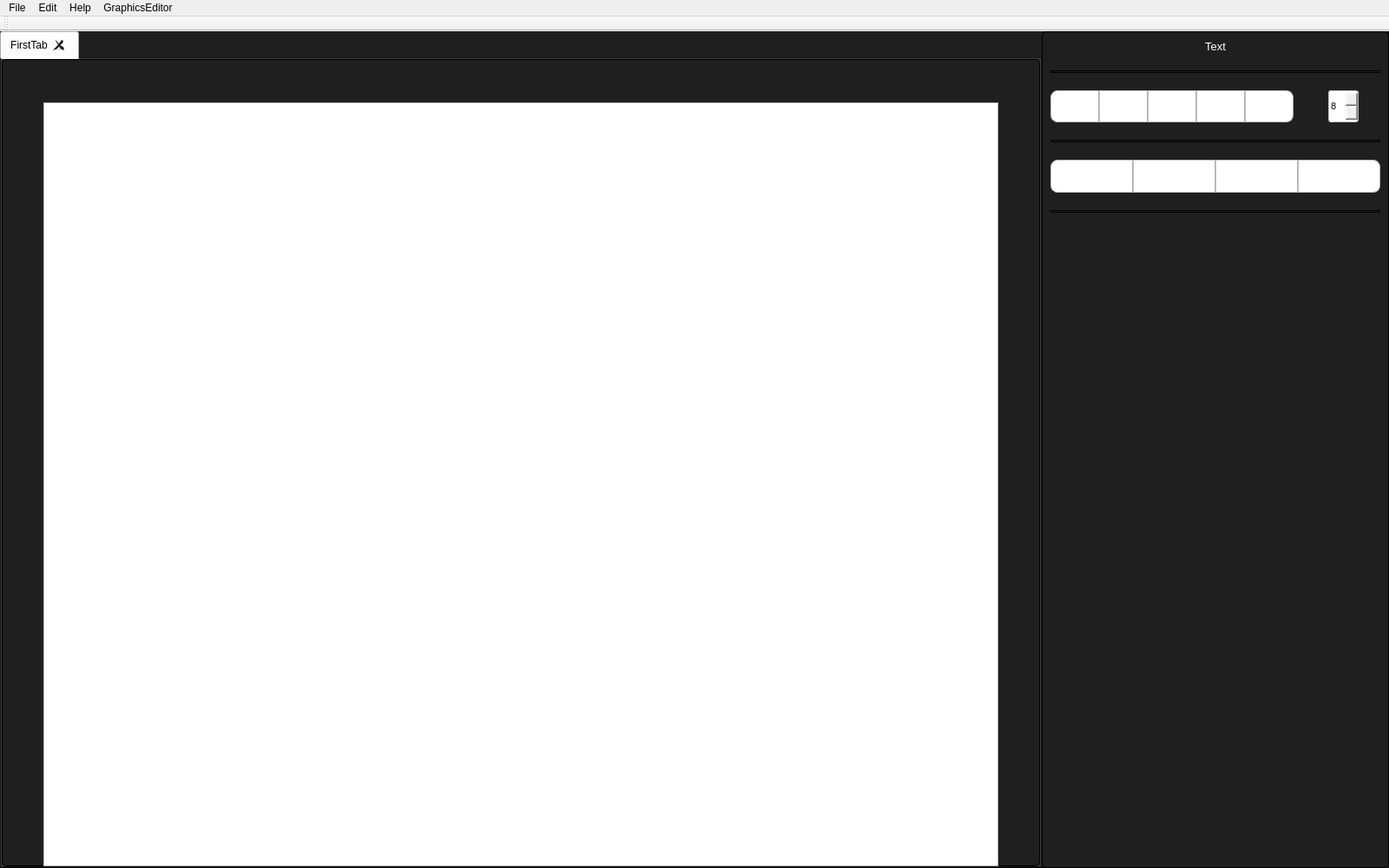
<?xml version="1.0" encoding="UTF-8"?>
<ui version="4.0">
 <class>text_editor</class>
 <widget class="QMainWindow" name="text_editor">
  <property name="geometry">
   <rect>
    <x>0</x>
    <y>0</y>
    <width>1600</width>
    <height>1000</height>
   </rect>
  </property>
  <property name="windowTitle">
   <string>MainWindow</string>
  </property>
  <property name="layoutDirection">
   <enum>Qt::LeftToRight</enum>
  </property>
  <property name="autoFillBackground">
   <bool>false</bool>
  </property>
  <property name="styleSheet">
   <string notr="true">.QMainWindow {padding-bottom: 10px;
    border-radius: 5px;
    background-color: #1f1f1f; /* Белый фон */
; color: white;    border-style: solid;
    border-color: black;
    border-width: 1px; /* Уменьшенная ширина границы */
    box-shadow: 2px 2px 5px rgba(0, 0, 0, 0.3); /* Тень */
}

</string>
  </property>
  <widget class="QWidget" name="centralwidget">
   <layout class="QHBoxLayout" name="horizontalLayout_5">
    <property name="spacing">
     <number>0</number>
    </property>
    <property name="leftMargin">
     <number>0</number>
    </property>
    <property name="topMargin">
     <number>0</number>
    </property>
    <property name="rightMargin">
     <number>0</number>
    </property>
    <property name="bottomMargin">
     <number>0</number>
    </property>
    <item>
     <widget class="QTabWidget" name="tabWidget">
      <property name="autoFillBackground">
       <bool>false</bool>
      </property>
      <property name="styleSheet">
       <string notr="true">.QTabWidget {
     background-color: #1f1f1f; 
; color: white;    border-style: solid;
    border-color: black;
    border-width: 1px; /* Уменьшенная ширина границы */
    box-shadow: 2px 2px 5px rgba(0, 0, 0, 0.3); /* Тень */
}

 
QTabBar::close-button {
    image: url(:/res/res/free-icon-x-button-458595.png);
	padding:5px;
	margin:3px;
}

QTabBar::close-button:hover {
	border-style: solid;
	border-color:rgb(243, 243, 243);
	border-radius:3px;
	border-width: 1px;
}
</string>
      </property>
      <property name="tabShape">
       <enum>QTabWidget::Rounded</enum>
      </property>
      <property name="currentIndex">
       <number>0</number>
      </property>
      <property name="elideMode">
       <enum>Qt::ElideNone</enum>
      </property>
      <property name="tabsClosable">
       <bool>true</bool>
      </property>
      <property name="movable">
       <bool>false</bool>
      </property>
      <widget class="QWidget" name="FirstTab">
       <property name="styleSheet">
        <string notr="true">.QWidget {
    border-radius: 5px;
    background-color: #1f1f1f; 
; color: white;    border-style: solid;
    border-color: black;
    border-width: 1px; /* Уменьшенная ширина границы */
    box-shadow: 2px 2px 5px rgba(0, 0, 0, 0.3); /* Тень */
}

 
QTabBar::close-button {
    image: url(:/res/res/free-icon-x-button-458595.png);
	padding:5px;
	margin:3px;
}

QTabBar::close-button:hover {
	border-style: solid;
	border-color:rgb(243, 243, 243);
	border-radius:3px;
	border-width: 1px;
}
</string>
       </property>
       <attribute name="title">
        <string>FirstTab</string>
       </attribute>
       <layout class="QHBoxLayout" name="horizontalLayout">
        <property name="spacing">
         <number>0</number>
        </property>
        <property name="leftMargin">
         <number>0</number>
        </property>
        <property name="topMargin">
         <number>50</number>
        </property>
        <property name="rightMargin">
         <number>0</number>
        </property>
        <property name="bottomMargin">
         <number>0</number>
        </property>
        <item>
         <spacer name="horizontalSpacer_2">
          <property name="orientation">
           <enum>Qt::Horizontal</enum>
          </property>
          <property name="sizeHint" stdset="0">
           <size>
            <width>45</width>
            <height>20</height>
           </size>
          </property>
         </spacer>
        </item>
        <item>
         <widget class="QTextEdit" name="textEdit">
          <property name="sizePolicy">
           <sizepolicy hsizetype="Fixed" vsizetype="Expanding">
            <horstretch>0</horstretch>
            <verstretch>0</verstretch>
           </sizepolicy>
          </property>
          <property name="minimumSize">
           <size>
            <width>1100</width>
            <height>0</height>
           </size>
          </property>
         </widget>
        </item>
        <item>
         <spacer name="horizontalSpacer">
          <property name="orientation">
           <enum>Qt::Horizontal</enum>
          </property>
          <property name="sizeHint" stdset="0">
           <size>
            <width>45</width>
            <height>20</height>
           </size>
          </property>
         </spacer>
        </item>
       </layout>
      </widget>
     </widget>
    </item>
    <item>
     <widget class="QFrame" name="frame">
      <property name="sizePolicy">
       <sizepolicy hsizetype="Fixed" vsizetype="Preferred">
        <horstretch>0</horstretch>
        <verstretch>0</verstretch>
       </sizepolicy>
      </property>
      <property name="minimumSize">
       <size>
        <width>400</width>
        <height>0</height>
       </size>
      </property>
      <property name="sizeIncrement">
       <size>
        <width>0</width>
        <height>0</height>
       </size>
      </property>
      <property name="styleSheet">
       <string notr="true">.QFrame {
    border-radius: 5px;
    background-color: #1f1f1f; /* Белый фон */
; color: white;    border-style: solid;
    border-color: black;
    border-width: 1px; /* Уменьшенная ширина границы */
    box-shadow: 2px 2px 5px rgba(0, 0, 0, 0.3); /* Тень */
}

</string>
      </property>
      <property name="frameShape">
       <enum>QFrame::Panel</enum>
      </property>
      <property name="frameShadow">
       <enum>QFrame::Raised</enum>
      </property>
      <property name="lineWidth">
       <number>3</number>
      </property>
      <layout class="QVBoxLayout" name="verticalLayout" stretch="0,0,1,0,1,0,20">
       <property name="spacing">
        <number>20</number>
       </property>
       <item>
        <widget class="QLabel" name="label">
         <property name="enabled">
          <bool>false</bool>
         </property>
         <property name="font">
          <font>
           <pointsize>10</pointsize>
          </font>
         </property>
         <property name="styleSheet">
          <string notr="true">.QLabel {color: white}</string>
         </property>
         <property name="text">
          <string>Text</string>
         </property>
         <property name="alignment">
          <set>Qt::AlignCenter</set>
         </property>
        </widget>
       </item>
       <item>
        <widget class="Line" name="line">
         <property name="enabled">
          <bool>true</bool>
         </property>
         <property name="sizePolicy">
          <sizepolicy hsizetype="Minimum" vsizetype="Preferred">
           <horstretch>0</horstretch>
           <verstretch>0</verstretch>
          </sizepolicy>
         </property>
         <property name="styleSheet">
          <string notr="true">color: rgb(184, 184, 184)</string>
         </property>
         <property name="frameShadow">
          <enum>QFrame::Plain</enum>
         </property>
         <property name="lineWidth">
          <number>2</number>
         </property>
         <property name="orientation">
          <enum>Qt::Horizontal</enum>
         </property>
        </widget>
       </item>
       <item>
        <layout class="QHBoxLayout" name="horizontalLayout_2" stretch="1,1,1,1,1,0,0">
         <property name="spacing">
          <number>0</number>
         </property>
         <property name="sizeConstraint">
          <enum>QLayout::SetDefaultConstraint</enum>
         </property>
         <item>
          <widget class="QPushButton" name="BoldButton">
           <property name="sizePolicy">
            <sizepolicy hsizetype="Minimum" vsizetype="Preferred">
             <horstretch>0</horstretch>
             <verstretch>0</verstretch>
            </sizepolicy>
           </property>
           <property name="styleSheet">
            <string notr="true">.QPushButton {
  border-top-left-radius: 8px;
  border-bottom-left-radius: 8px;
  background-color: rgb(255, 255, 255);
  border-style: solid;
  border-color: rgb(184, 184, 184);
  border-width: 1px;
  transition: background-color 0.3s ease;
}

.QPushButton:hover {
  background-color: rgb(241, 241, 241);
}

.QPushButton:checked {
  background-color: rgb(255, 196, 0);
}
</string>
           </property>
           <property name="text">
            <string/>
           </property>
           <property name="icon">
            <iconset resource="../resourse.qrc">
             <normaloff>:/res/res/free-icon-bold-text-88393.png</normaloff>
             <normalon>:/res/res/free-icon-bold-text-88393w.png</normalon>:/res/res/free-icon-bold-text-88393.png</iconset>
           </property>
           <property name="iconSize">
            <size>
             <width>16</width>
             <height>16</height>
            </size>
           </property>
           <property name="checkable">
            <bool>true</bool>
           </property>
           <property name="autoRepeat">
            <bool>false</bool>
           </property>
           <property name="autoExclusive">
            <bool>false</bool>
           </property>
          </widget>
         </item>
         <item>
          <widget class="QPushButton" name="ItalicButton">
           <property name="sizePolicy">
            <sizepolicy hsizetype="Minimum" vsizetype="Preferred">
             <horstretch>0</horstretch>
             <verstretch>0</verstretch>
            </sizepolicy>
           </property>
           <property name="styleSheet">
            <string notr="true">.QPushButton {
  background-color: rgb(255, 255, 255);
  border-style: solid;
  border-color: rgb(184, 184, 184);
  border-width: 1px;
  transition: background-color 0.3s ease;
}

.QPushButton:hover {
  background-color: rgb(241, 241, 241);
}

.QPushButton:checked {
  background-color: rgb(255, 196, 0);
}
</string>
           </property>
           <property name="text">
            <string/>
           </property>
           <property name="icon">
            <iconset resource="../resourse.qrc">
             <normaloff>:/res/res/free-icon-italic-1827997.png</normaloff>
             <normalon>:/res/res/free-icon-italic-1827997w.png</normalon>:/res/res/free-icon-italic-1827997.png</iconset>
           </property>
           <property name="iconSize">
            <size>
             <width>16</width>
             <height>16</height>
            </size>
           </property>
           <property name="checkable">
            <bool>true</bool>
           </property>
           <property name="autoRepeat">
            <bool>false</bool>
           </property>
           <property name="autoExclusive">
            <bool>false</bool>
           </property>
          </widget>
         </item>
         <item>
          <widget class="QPushButton" name="UnderlinedButton">
           <property name="sizePolicy">
            <sizepolicy hsizetype="Minimum" vsizetype="Preferred">
             <horstretch>0</horstretch>
             <verstretch>0</verstretch>
            </sizepolicy>
           </property>
           <property name="styleSheet">
            <string notr="true">.QPushButton {
  background-color: rgb(255, 255, 255);
  border-style: solid;
  border-color: rgb(184, 184, 184);
  border-width: 1px;
  transition: background-color 0.3s ease;
}

.QPushButton:hover {
  background-color: rgb(241, 241, 241);
}

.QPushButton:checked {
  background-color: rgb(255, 196, 0);
}
</string>
           </property>
           <property name="text">
            <string/>
           </property>
           <property name="icon">
            <iconset resource="../resourse.qrc">
             <normaloff>:/res/res/free-icon-underline-1828092.png</normaloff>
             <normalon>:/res/res/free-icon-underline-1828092w.png</normalon>:/res/res/free-icon-underline-1828092.png</iconset>
           </property>
           <property name="iconSize">
            <size>
             <width>16</width>
             <height>16</height>
            </size>
           </property>
           <property name="checkable">
            <bool>true</bool>
           </property>
           <property name="autoRepeat">
            <bool>false</bool>
           </property>
           <property name="autoExclusive">
            <bool>false</bool>
           </property>
          </widget>
         </item>
         <item>
          <widget class="QPushButton" name="StrikethroughButton">
           <property name="sizePolicy">
            <sizepolicy hsizetype="Minimum" vsizetype="Preferred">
             <horstretch>0</horstretch>
             <verstretch>0</verstretch>
            </sizepolicy>
           </property>
           <property name="styleSheet">
            <string notr="true">.QPushButton {
  background-color: rgb(255, 255, 255);
  border-style: solid;
  border-color: rgb(184, 184, 184);
  border-width: 1px;
  transition: background-color 0.3s ease;
}

.QPushButton:hover {
  background-color: rgb(241, 241, 241);
}

.QPushButton:checked {
  background-color: rgb(255, 196, 0);
}
</string>
           </property>
           <property name="inputMethodHints">
            <set>Qt::ImhUrlCharactersOnly</set>
           </property>
           <property name="text">
            <string/>
           </property>
           <property name="icon">
            <iconset resource="../resourse.qrc">
             <normaloff>:/res/res/free-icon-strikethrough-1828076.png</normaloff>
             <normalon>:/res/res/free-icon-strikethrough-1828076w.png</normalon>:/res/res/free-icon-strikethrough-1828076.png</iconset>
           </property>
           <property name="iconSize">
            <size>
             <width>16</width>
             <height>16</height>
            </size>
           </property>
           <property name="checkable">
            <bool>true</bool>
           </property>
           <property name="autoRepeat">
            <bool>false</bool>
           </property>
           <property name="autoExclusive">
            <bool>false</bool>
           </property>
          </widget>
         </item>
         <item>
          <widget class="QPushButton" name="paintButton">
           <property name="sizePolicy">
            <sizepolicy hsizetype="Minimum" vsizetype="Preferred">
             <horstretch>0</horstretch>
             <verstretch>0</verstretch>
            </sizepolicy>
           </property>
           <property name="maximumSize">
            <size>
             <width>16777215</width>
             <height>16777215</height>
            </size>
           </property>
           <property name="styleSheet">
            <string notr="true">.QPushButton {
  border-top-right-radius: 8px;
  border-bottom-right-radius: 8px;
  background-color: rgb(255, 255, 255);
  border-style: solid;
  border-color: rgb(184, 184, 184);
  border-width: 1px;
  transition: background-color 0.3s ease;
}

.QPushButton:hover {
  background-color: rgb(241, 241, 241);
}

.QPushButton:checked {
  background-color: rgb(255, 196, 0);
}
</string>
           </property>
           <property name="text">
            <string/>
           </property>
           <property name="icon">
            <iconset resource="../resourse.qrc">
             <normaloff>:/res/res/brush.png</normaloff>:/res/res/brush.png</iconset>
           </property>
           <property name="iconSize">
            <size>
             <width>16</width>
             <height>16</height>
            </size>
           </property>
           <property name="checkable">
            <bool>false</bool>
           </property>
          </widget>
         </item>
         <item>
          <spacer name="horizontalSpacer_3">
           <property name="orientation">
            <enum>Qt::Horizontal</enum>
           </property>
           <property name="sizeType">
            <enum>QSizePolicy::Preferred</enum>
           </property>
           <property name="sizeHint" stdset="0">
            <size>
             <width>40</width>
             <height>20</height>
            </size>
           </property>
          </spacer>
         </item>
         <item>
          <widget class="QSpinBox" name="spinBox">
           <property name="sizePolicy">
            <sizepolicy hsizetype="Preferred" vsizetype="Preferred">
             <horstretch>0</horstretch>
             <verstretch>0</verstretch>
            </sizepolicy>
           </property>
           <property name="font">
            <font>
             <pointsize>8</pointsize>
            </font>
           </property>
           <property name="styleSheet">
            <string notr="true">QSpinBox {
    border-radius: 3px;
	border-style: solid;
	border-color: rgb(184, 184, 184);
	border-width: 1px;
    margin-right: 25px;

}

/* Стиль для кнопки вверх */
QSpinBox::up-button {
	image: url(:/res/res/down-arrow.png);
	border-top-left-radius: 3px;
	border-top-right-radius: 3px;
    background: white;
	border-style: solid;
	border-color: rgb(184, 184, 184);
	border-width: 1px;
    width: 20px;
	height: 17px;
	bottom: 1px;
	left: 25px;
}

/* Стиль для кнопки вниз */
QSpinBox::down-button {
	image: url(:/res/res/free-icon-down-arrow-2985150.png);
    border-bottom-left-radius: 3px;
	border-bottom-right-radius: 3px;
    background: White;
	border-style: solid;
	border-color: rgb(184, 184, 184);
	border-width: 1px;
    width: 20px;
	height: 17px;
	top: 1px;
	left: 25px;
}

QSpinBox::up-button:hover, QSpinBox::down-button:hover {
	background-color: rgb(241, 241, 241);
}</string>
           </property>
           <property name="wrapping">
            <bool>false</bool>
           </property>
           <property name="accelerated">
            <bool>false</bool>
           </property>
           <property name="showGroupSeparator" stdset="0">
            <bool>false</bool>
           </property>
           <property name="singleStep">
            <number>1</number>
           </property>
           <property name="stepType">
            <enum>QAbstractSpinBox::AdaptiveDecimalStepType</enum>
           </property>
           <property name="value">
            <number>8</number>
           </property>
          </widget>
         </item>
        </layout>
       </item>
       <item>
        <widget class="Line" name="line_2">
         <property name="enabled">
          <bool>true</bool>
         </property>
         <property name="sizePolicy">
          <sizepolicy hsizetype="Minimum" vsizetype="Preferred">
           <horstretch>0</horstretch>
           <verstretch>0</verstretch>
          </sizepolicy>
         </property>
         <property name="styleSheet">
          <string notr="true">color: rgb(184, 184, 184)</string>
         </property>
         <property name="frameShadow">
          <enum>QFrame::Plain</enum>
         </property>
         <property name="lineWidth">
          <number>2</number>
         </property>
         <property name="orientation">
          <enum>Qt::Horizontal</enum>
         </property>
        </widget>
       </item>
       <item>
        <layout class="QHBoxLayout" name="horizontalLayout_3">
         <property name="spacing">
          <number>0</number>
         </property>
         <property name="sizeConstraint">
          <enum>QLayout::SetDefaultConstraint</enum>
         </property>
         <item>
          <widget class="QPushButton" name="AlignLeftButton">
           <property name="sizePolicy">
            <sizepolicy hsizetype="Minimum" vsizetype="Preferred">
             <horstretch>0</horstretch>
             <verstretch>0</verstretch>
            </sizepolicy>
           </property>
           <property name="styleSheet">
            <string notr="true">.QPushButton {
  border-top-left-radius: 8px;
  border-bottom-left-radius: 8px;
  background-color: rgb(255, 255, 255);
  border-style: solid;
  border-color: rgb(184, 184, 184);
  border-width: 1px;
  transition: background-color 0.3s ease;
}

.QPushButton:hover {
  background-color: rgb(241, 241, 241);
}

.QPushButton:checked {
  background-color: rgb(255, 196, 0);
}
</string>
           </property>
           <property name="text">
            <string/>
           </property>
           <property name="icon">
            <iconset resource="../resourse.qrc">
             <normaloff>:/res/res/free-icon-left-alignment-4273517.png</normaloff>
             <normalon>:/res/res/free-icon-left-alignment-4273517w.png</normalon>:/res/res/free-icon-left-alignment-4273517.png</iconset>
           </property>
           <property name="iconSize">
            <size>
             <width>16</width>
             <height>16</height>
            </size>
           </property>
           <property name="checkable">
            <bool>true</bool>
           </property>
           <property name="autoExclusive">
            <bool>true</bool>
           </property>
          </widget>
         </item>
         <item>
          <widget class="QPushButton" name="AlignCenterButton">
           <property name="sizePolicy">
            <sizepolicy hsizetype="Minimum" vsizetype="Preferred">
             <horstretch>0</horstretch>
             <verstretch>0</verstretch>
            </sizepolicy>
           </property>
           <property name="styleSheet">
            <string notr="true">.QPushButton {
  background-color: rgb(255, 255, 255);
  border-style: solid;
  border-color: rgb(184, 184, 184);
  border-width: 1px;
  transition: background-color 0.3s ease;
}

.QPushButton:hover {
  background-color: rgb(241, 241, 241);
}

.QPushButton:checked {
  background-color: rgb(255, 196, 0);
}
</string>
           </property>
           <property name="text">
            <string/>
           </property>
           <property name="icon">
            <iconset resource="../resourse.qrc">
             <normaloff>:/res/res/free-icon-center-alignment-4273539.png</normaloff>
             <normalon>:/res/res/free-icon-center-alignment-4273539w.png</normalon>:/res/res/free-icon-center-alignment-4273539.png</iconset>
           </property>
           <property name="iconSize">
            <size>
             <width>16</width>
             <height>16</height>
            </size>
           </property>
           <property name="checkable">
            <bool>true</bool>
           </property>
           <property name="autoExclusive">
            <bool>true</bool>
           </property>
          </widget>
         </item>
         <item>
          <widget class="QPushButton" name="AlignRightButton">
           <property name="sizePolicy">
            <sizepolicy hsizetype="Minimum" vsizetype="Preferred">
             <horstretch>0</horstretch>
             <verstretch>0</verstretch>
            </sizepolicy>
           </property>
           <property name="styleSheet">
            <string notr="true">.QPushButton {
  background-color: rgb(255, 255, 255);
  border-style: solid;
  border-color: rgb(184, 184, 184);
  border-width: 1px;
  transition: background-color 0.3s ease;
}

.QPushButton:hover {
  background-color: rgb(241, 241, 241);
}

.QPushButton:checked {
  background-color: rgb(255, 196, 0);
}
</string>
           </property>
           <property name="text">
            <string/>
           </property>
           <property name="icon">
            <iconset resource="../resourse.qrc">
             <normaloff>:/res/res/free-icon-right-alignment-4273529.png</normaloff>
             <normalon>:/res/res/free-icon-right-alignment-4273529w.png</normalon>:/res/res/free-icon-right-alignment-4273529.png</iconset>
           </property>
           <property name="iconSize">
            <size>
             <width>16</width>
             <height>16</height>
            </size>
           </property>
           <property name="checkable">
            <bool>true</bool>
           </property>
           <property name="autoExclusive">
            <bool>true</bool>
           </property>
          </widget>
         </item>
         <item>
          <widget class="QPushButton" name="AlignJustifyButton">
           <property name="sizePolicy">
            <sizepolicy hsizetype="Minimum" vsizetype="Preferred">
             <horstretch>0</horstretch>
             <verstretch>0</verstretch>
            </sizepolicy>
           </property>
           <property name="styleSheet">
            <string notr="true">.QPushButton {
  border-top-right-radius: 8px;
  border-bottom-right-radius: 8px;
  background-color: rgb(255, 255, 255);
  border-style: solid;
  border-color: rgb(184, 184, 184);
  border-width: 1px;
  transition: background-color 0.3s ease;
}

.QPushButton:hover {
  background-color: rgb(241, 241, 241);
}

.QPushButton:checked {
  background-color: rgb(255, 196, 0);
}
</string>
           </property>
           <property name="text">
            <string/>
           </property>
           <property name="icon">
            <iconset resource="../resourse.qrc">
             <normaloff>:/res/res/free-icon-center-alignment-4273511.png</normaloff>
             <normalon>:/res/res/free-icon-center-alignment-4273511w.png</normalon>:/res/res/free-icon-center-alignment-4273511.png</iconset>
           </property>
           <property name="iconSize">
            <size>
             <width>16</width>
             <height>16</height>
            </size>
           </property>
           <property name="checkable">
            <bool>true</bool>
           </property>
           <property name="autoExclusive">
            <bool>true</bool>
           </property>
          </widget>
         </item>
        </layout>
       </item>
       <item>
        <widget class="Line" name="line_3">
         <property name="enabled">
          <bool>true</bool>
         </property>
         <property name="sizePolicy">
          <sizepolicy hsizetype="Minimum" vsizetype="Preferred">
           <horstretch>0</horstretch>
           <verstretch>0</verstretch>
          </sizepolicy>
         </property>
         <property name="styleSheet">
          <string notr="true">color: rgb(184, 184, 184)</string>
         </property>
         <property name="frameShadow">
          <enum>QFrame::Plain</enum>
         </property>
         <property name="lineWidth">
          <number>2</number>
         </property>
         <property name="orientation">
          <enum>Qt::Horizontal</enum>
         </property>
        </widget>
       </item>
       <item>
        <spacer name="verticalSpacer">
         <property name="orientation">
          <enum>Qt::Vertical</enum>
         </property>
         <property name="sizeType">
          <enum>QSizePolicy::Preferred</enum>
         </property>
         <property name="sizeHint" stdset="0">
          <size>
           <width>20</width>
           <height>40</height>
          </size>
         </property>
        </spacer>
       </item>
      </layout>
     </widget>
    </item>
   </layout>
  </widget>
  <widget class="QMenuBar" name="menubar">
   <property name="geometry">
    <rect>
     <x>0</x>
     <y>0</y>
     <width>1600</width>
     <height>20</height>
    </rect>
   </property>
   <widget class="QMenu" name="menuFile">
    <property name="title">
     <string>File</string>
    </property>
    <addaction name="FileOpen"/>
    <addaction name="actionOpen_in_NewWindow"/>
    <addaction name="FileSave"/>
    <addaction name="FileSaveAs"/>
    <addaction name="separator"/>
    <addaction name="ClearButton"/>
    <addaction name="UndoButton"/>
    <addaction name="separator"/>
    <addaction name="AddTable"/>
    <addaction name="LoadTable"/>
    <addaction name="AddRow"/>
    <addaction name="AddColumn"/>
    <addaction name="RemoveRow"/>
    <addaction name="RemoveColumn"/>
    <addaction name="RemoveSelectedTable"/>
    <addaction name="separator"/>
    <addaction name="FileExitMW"/>
    <addaction name="FileExitDesktop"/>
   </widget>
   <widget class="QMenu" name="menuEdit">
    <property name="title">
     <string>Edit</string>
    </property>
    <addaction name="EditCopy"/>
    <addaction name="EditPaste"/>
   </widget>
   <widget class="QMenu" name="menuHelp">
    <property name="title">
     <string>Help</string>
    </property>
    <addaction name="HelpAbout"/>
    <addaction name="HelpAboutQt"/>
   </widget>
   <widget class="QMenu" name="menuGraphicsEditor">
    <property name="title">
     <string>GraphicsEditor</string>
    </property>
    <addaction name="actionNew"/>
   </widget>
   <addaction name="menuFile"/>
   <addaction name="menuEdit"/>
   <addaction name="menuHelp"/>
   <addaction name="menuGraphicsEditor"/>
  </widget>
  <widget class="QToolBar" name="toolBar">
   <property name="windowTitle">
    <string>toolBar</string>
   </property>
   <attribute name="toolBarArea">
    <enum>TopToolBarArea</enum>
   </attribute>
   <attribute name="toolBarBreak">
    <bool>false</bool>
   </attribute>
  </widget>
  <action name="FileOpen">
   <property name="text">
    <string>Open</string>
   </property>
   <property name="shortcut">
    <string>Ctrl+O</string>
   </property>
  </action>
  <action name="FileSaveAs">
   <property name="text">
    <string>Save As...</string>
   </property>
  </action>
  <action name="EditCopy">
   <property name="text">
    <string>Copy</string>
   </property>
   <property name="shortcut">
    <string>Ctrl+C</string>
   </property>
  </action>
  <action name="EditPaste">
   <property name="text">
    <string>Paste</string>
   </property>
   <property name="shortcut">
    <string>Ctrl+V</string>
   </property>
  </action>
  <action name="HelpAbout">
   <property name="text">
    <string>About program...</string>
   </property>
  </action>
  <action name="HelpAboutQt">
   <property name="text">
    <string>About Qt...</string>
   </property>
  </action>
  <action name="FileExitMW">
   <property name="text">
    <string>Exit Main Window</string>
   </property>
   <property name="toolTip">
    <string>Exit Main Window</string>
   </property>
   <property name="shortcut">
    <string>Ctrl+Q</string>
   </property>
  </action>
  <action name="FileExitDesktop">
   <property name="text">
    <string>Exit Desktop</string>
   </property>
   <property name="toolTip">
    <string>Exit Desktop</string>
   </property>
   <property name="shortcut">
    <string>Esc</string>
   </property>
  </action>
  <action name="FileSave">
   <property name="text">
    <string>Save</string>
   </property>
   <property name="shortcut">
    <string>Ctrl+S</string>
   </property>
  </action>
  <action name="ClearButton">
   <property name="text">
    <string>Clear</string>
   </property>
  </action>
  <action name="UndoButton">
   <property name="enabled">
    <bool>false</bool>
   </property>
   <property name="text">
    <string>Undo</string>
   </property>
  </action>
  <action name="actionOpen_in_NewWindow">
   <property name="text">
    <string>Open in NewWindow</string>
   </property>
  </action>
  <action name="AddTable">
   <property name="text">
    <string>Add Table</string>
   </property>
  </action>
  <action name="LoadTable">
   <property name="text">
    <string>Load Table</string>
   </property>
  </action>
  <action name="RemoveSelectedTable">
   <property name="text">
    <string>Remove Selected Table</string>
   </property>
  </action>
  <action name="AddRow">
   <property name="text">
    <string>Add Row</string>
   </property>
  </action>
  <action name="AddColumn">
   <property name="text">
    <string>Add Column</string>
   </property>
  </action>
  <action name="RemoveRow">
   <property name="text">
    <string>Remove Row</string>
   </property>
  </action>
  <action name="RemoveColumn">
   <property name="text">
    <string>Remove Column</string>
   </property>
  </action>
  <action name="actionNew">
   <property name="text">
    <string>New</string>
   </property>
  </action>
 </widget>
 <resources>
  <include location="../resourse.qrc"/>
 </resources>
 <connections/>
</ui>
